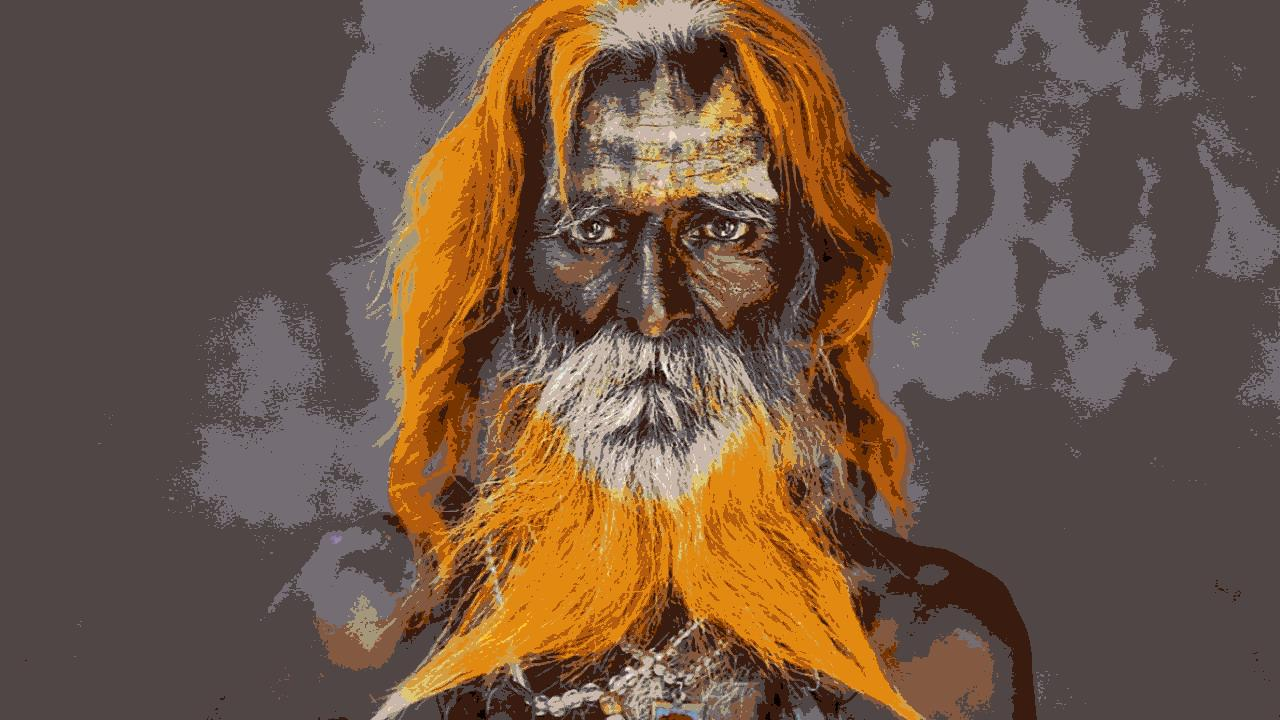
#> input picture prova.jpeg, 1280 x 720 px; its folder holds only this picture in this run
$ python color_palette_picture.py
#> lines starting #> are read from the running program, lines starting #| are printed output that depends on the picture; after the words box and inside, x2 and y2 are one past the last pixel; in counts of white or black regions, pixels touching at a corner belong together
#> the answer given: prova.jpeg
import numpy as np
import pandas as pd
from PIL import Image
import sys

def count_colors(array_picture: np.array) -> pd.DataFrame:
    '''
    this method returns a pd.DataFrame which holds the count of all the single rgb colors detected in the picture given as input
    :param array_picture: numpy.ndarray of the picture
    :return: pd.DataFrame of the rgb colors detected, with the number of occurences of each color
    '''

    # squeezing the 3D array down to a 1D array which holds only the tuples of rgb colors
    value, count = np.unique(array_picture.reshape(-1, 3), axis=0, return_counts=True)

    rgb_count_dict = {tuple(zipped[0]): zipped[1] for zipped in zip(value, count)}

    df_colors = pd.DataFrame(data={
        'colors': rgb_count_dict.keys(),
        'count': rgb_count_dict.values()
    }).sort_values('count', ascending=False, ignore_index=True)

    return df_colors

# [14 lines left out: function debug_dec, not called in this run]


def distance_vect(coord1: tuple, coord2: tuple) -> float:
    '''
    method to calculate the distance between two coordinates in a 3d space
    :param coord1: coordinate of the first point
    :param coord2: coordinate of the second point
    :return: distance in a 3d space
    '''
    return np.sqrt((coord1[0] - coord2[0]) ** 2 + (coord1[1] - coord2[1]) ** 2 + (coord1[2] - coord2[2]) ** 2)


def is_in_color_cluster(df_colors: tuple, rgb_color: tuple, distance: int) -> pd.DataFrame:
    '''
    the method calcuates whether an rgb color is in the cluster of the given rgb_color passed as param, basing the rating on the param passed as distance
    :param df_colors: tuple of rgb color taken from a pandas dataframe
    :param rgb_color: tuple describing the rgb color which will be center of the cluster
    :return: boolean mask for the given color cluster to apply on the original pd.DataFrame counting the occurrences of each color
    '''
    return True if distance_vect(rgb_color, df_colors) < distance else False


def color_palette(df_colors: pd.DataFrame, nr_colors: int = 5, cluster_radius: int = 50) -> dict:
    '''
    the method return a dict of the first 'nr_colors' detected in the picture.
    The method searches for the top rgb colors in terms of occurences in the picture, then filters the df_colors dataframe in order to strip out the values which are
    rated similar based on the value 'color likeliness' (the higher the value, the more the cluster around the color chosen will be wide)
    :param df_colors: pandas dataframe with the rgb colors contained in a picture and their occurence
    :param nr_colors: number of colors which are required to build the color palette, default 5 (as adobe color site)
    :param cluster_radius: radius of the cluster in points of color (default 50). The higher the radius the wider the cluster
    :return: dictionary of the first 'nr_colors' detected in the picture with the list of rgb colors in the cluster
    '''

    output_dict = {}
    try:
        while len(output_dict) < nr_colors:
            # defining the color with the most occurences in the array
            index_color = df_colors['count'].idxmax()
            color = df_colors['colors'].iloc[index_color]
            cluster_boolean_mask = df_colors['colors'].apply(is_in_color_cluster,
                                                             args=(color, cluster_radius))  # boolean pd.Series
            cluster_colors: list = list(df_colors['colors'].loc[cluster_boolean_mask])
            output_dict[color] = cluster_colors

            # drop the colors in df_colors, which have been grouped in the previous cluster
            df_colors = df_colors[~cluster_boolean_mask]  # the tilda mark, inverts the boolean values of the series.
        return output_dict
    except IndexError as ind_err:
        return output_dict

def palettize_pic(picture, nr_colors_palette: int = 10, cluster_radius: int = 50) -> dict:
    '''
    this method takes a picture as input and a dictionary of the color extracted from the picture and returns a palettized versiion of the picture saved in the working directory
    :param pic_array: array of rgb colors representing the picture or path to the picture, or path to the picture to process
    :param nr_colors_palette: number of colors in the palette to extract (default 10)
    :param cluster_radius: radius of the cluster to be considered for the cluster (default 50)
    :return: picture processed and palettized as np.ndarray AND dictionary of the colors extracted from the picture as key of a dictionary containing the rgb colors consider in that cluster as values
    '''
#> called with picture = 'prova.jpeg', nr_colors_palette = 20, cluster_radius = 50
    if type(picture) == str:
        try:
            pic_array = np.asarray(Image.open(picture)).astype(dtype=np.int32)
            # mi accerto di avere array di dimensioni (width, height, 3)
            if pic_array.shape[2] != 3:
                diff = pic_array.shape[2] - 3
                pic_array = np.delete(pic_array, range(3, 3 + diff), axis=2)
        except FileNotFoundError as err:
            print('File not found...\n\t\t', err)
            sys.exit(1)
    if type(picture) == np.ndarray:
        pic_array = picture

    # first of all the function counts the number of unique rgb colors in the picture
    df_colors_unique = count_colors(pic_array)
#> in count_colors, `rgb_count_dict = {tuple(zipped[0]): zipped[1] for zipped in zip(value,..`: rgb_count_dict = 81072 items
#> in count_colors, `df_colors = pd.DataFrame(data={ 'colors': rgb_count_dict.keys(), 'coun..`: df_colors = table of 81072 rows and 2 columns
#> df_colors_unique = table of 81072 rows and 2 columns
    # then the unique colors are used to extract a palette in form of a dictionary containing the rgb color representing the cluster as key, and all of the colors in the cluster as values
    palette_dict: dict = color_palette(df_colors_unique,
                                       nr_colors=40,
                                       cluster_radius=50)
#> palette_dict = 11 items

    for color in palette_dict.keys():
        squared_dist = (pic_array - np.array(color)) ** 2
        mask = np.sqrt(squared_dist.sum(axis=-1)) < cluster_radius
        pic_array[np.where(mask == True)] = color
#> this loop made 11 passes
#> color on passes 1 to 11: (80, 70, 69), (116, 110, 114), (226, 138, 15), (56, 28, 16), (133, 89, 64), (180, 92, 0), (118, 53, 0), (203, 186, 176), (166, 158, 156), (205, 156, 98), (180, 126, 66)
#> pass 1, in palettize_pic, `squared_dist = (pic_array - np.array(color)) ** 2`:
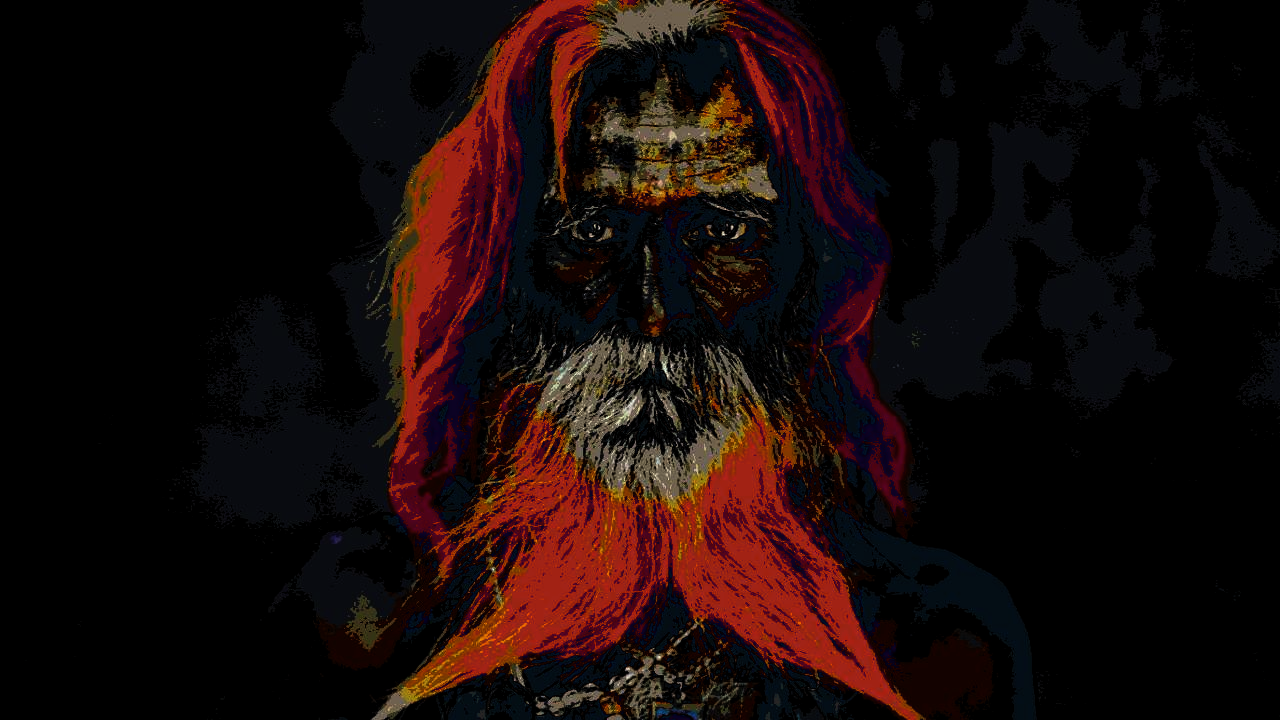
#> squared_dist: shape (720, 1280, 3) int32; mean R, G, B 3131.4, 1356.8, 1218.1; drawn with min black and max white
#> pass 1, in palettize_pic, `mask = np.sqrt(squared_dist.sum(axis=-1)) < cluster_radius`:
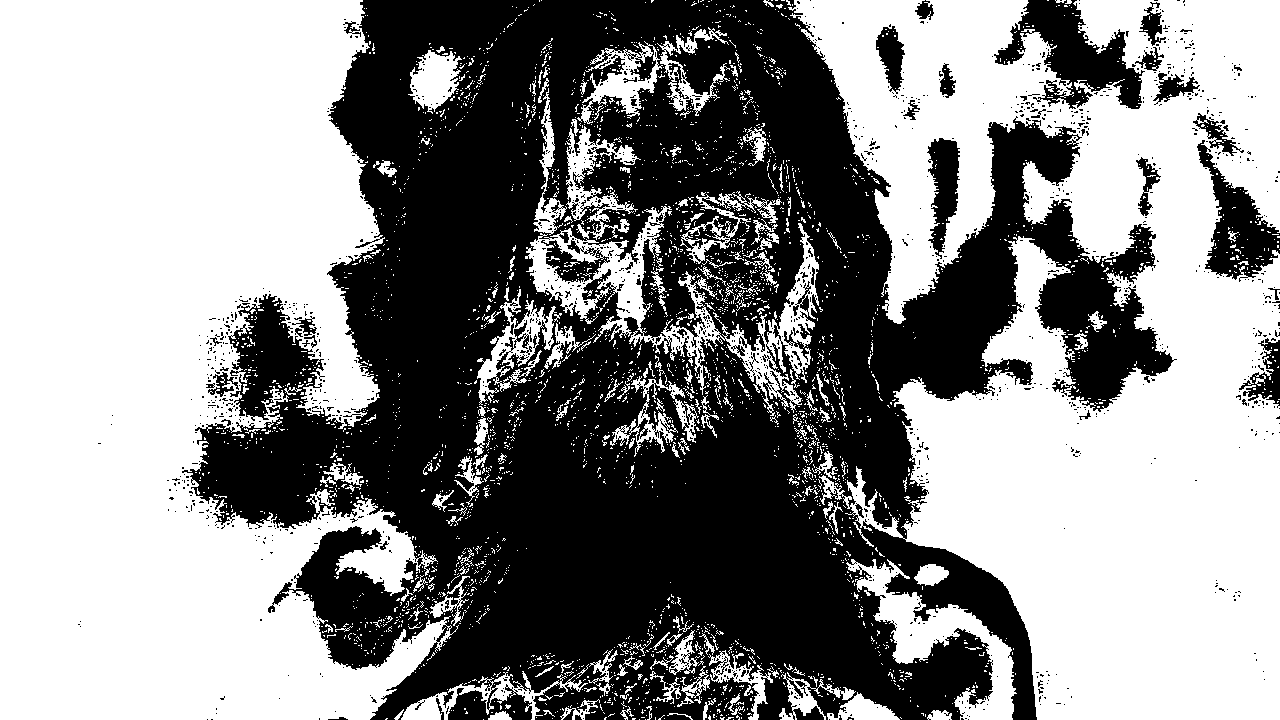
#> mask: shape (720, 1280) bool; 55.2% white; 1369 black regions (1314 under 20 px), largest, box (x1, y1, x2, y2) and area: (182, 0, 1177, 720) 387530, (994, 0, 1145, 109) 7122, (1197, 140, 1280, 282) 4728
#> pass 2, in palettize_pic, `mask = np.sqrt(squared_dist.sum(axis=-1)) < cluster_radius`:
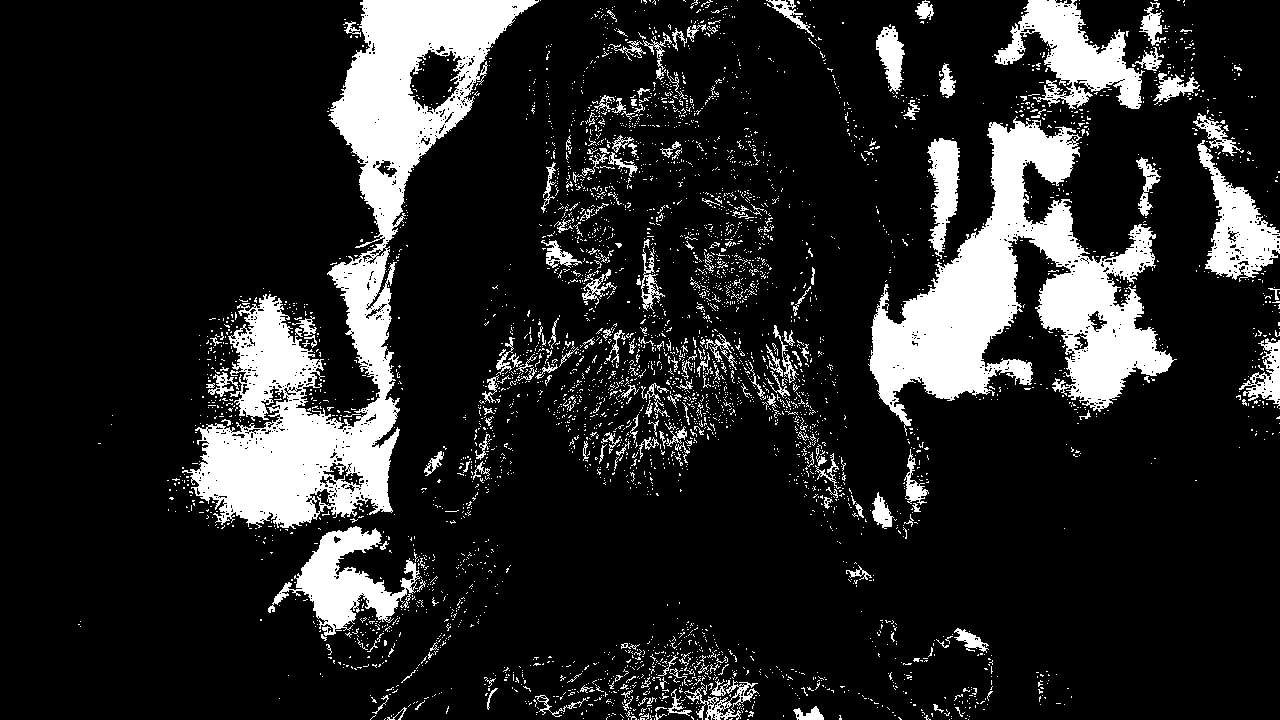
#> mask: shape (720, 1280) bool; 15.1% white; 4155 white regions (3926 under 20 px), largest, box (x1, y1, x2, y2) and area: (182, 0, 539, 529) 49281, (868, 116, 1177, 436) 36672, (994, 0, 1145, 109) 7122
#> after the loop:
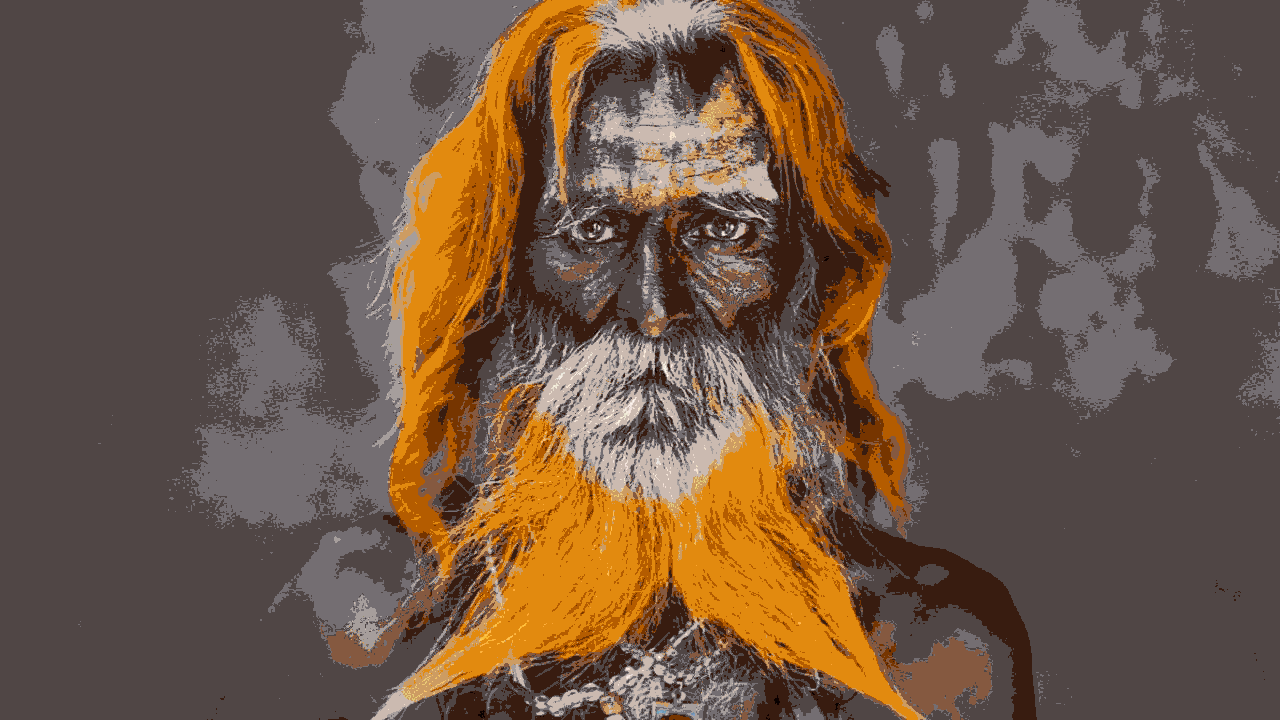
#> pic_array: shape (720, 1280, 3) int32; mean R, G, B 108.5, 86, 69.4
    pict_to_save = pic_array.astype(dtype=np.uint8)  # PIL accepts only uint8 if detects an array of shape (x,y,3)
    path_to_save = input('Enter the name of the file to save the processed picture:')
#> the answer given: out.png
    Image.fromarray(pict_to_save).save(f'./{path_to_save}.jpeg')
    return pict_to_save, palette_dict


# [29 lines left out: function focus_points, not called in this run]

if __name__ == '__main__':
    picture_path = input('Enter the path of the picture to process:')
    processed_pic, palette = palettize_pic(picture=picture_path,
                                           nr_colors_palette=20,
                                           cluster_radius=50)
#> palette = 11 items
